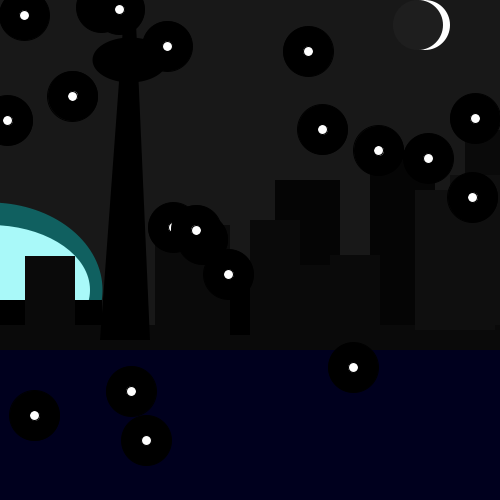
Frame 1 (no input)
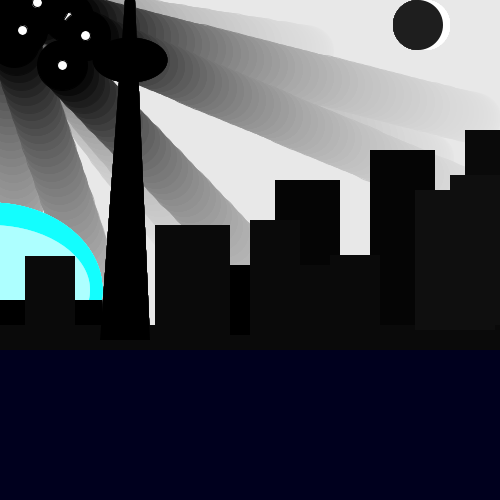
Frame 60 (the mouse pressed at the canvas centre just before this capture)
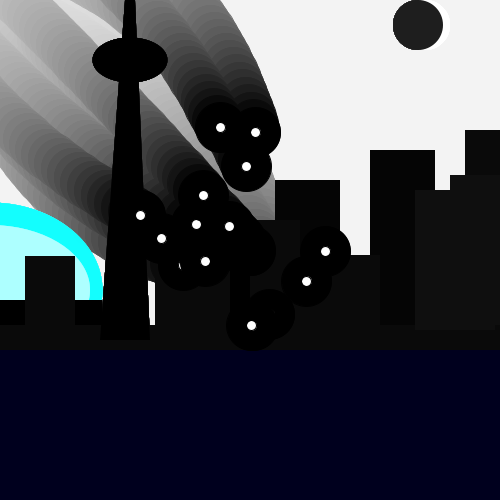
Frame 120 (the mouse held since frame 60 and released just before this capture)

The Processing sketch that drew these frames (run headless with seeded random() and noise(); from frame 60 on, the mouse is pressed at the canvas centre):

// Processing sketch: processing_54564
// ── processing_54564.pde

Mover[] movers = new Mover[20];
Mover[] movers2= new Mover[1000];

void setup() {
  size(500,500);
  smooth();
  background(15);
  // Initializing all the elements of the array
  for (int i = 0; i < movers.length; i++) {
    movers[i] = new Mover(); 
  }
      for (int i = 50; i < movers2.length; i++) {
 movers2[i] = new Mover(); 


    
  }
}

void draw() {
  noStroke();
  fill(255,10);
  rect(0,0,width,height);
  //shadow//
stroke(25);
line(135, 85, 140, 300);
 
stroke(25);
line(125, 85, 120, 300);
 
 
// skydome//
fill(255,255,255,245);
noStroke();
ellipse(-10, 290, 200, 130);
 
//skyline and water//
 
fill(0,255,255,80);
ellipse(-10, 290, 225, 175);
 
fill(0);
rect(-175, 300, 277, 60);
 
fill(10);
rect(-10, 325, 550, 50);
 
fill(0,0,30);
rect(-10, 350, 550, 500);
 
fill(0,0,250,0);
rect(-10, 350, 550, 500);
//skyline and water//
 
//buildings right to left//
 
fill(0);
rect(200, 265, 50, 70);
 
fill(10);
rect(465, 130, 65, 190);
 
fill(5);
rect(275, 180, 65, 100);
 
fill(15);
rect(450, 175, 65, 150);
 
fill(5);
rect(370, 150, 65, 175);
 
fill(15);
rect(415, 190, 80, 140);
 
fill(10);
rect(300, 265, 50, 70);
 
fill(10);
rect(330, 255, 50, 70);
 
fill(10);
rect(250, 220, 50, 110);
 
fill(10);
rect(25, 256, 50, 80);
 
fill(10);
rect(155, 225, 75, 110);
 
fill(255, 255, 255);
ellipse(425, 25, 50, 50);
 
fill(30);
ellipse(418, 25, 50, 50);
beginShape();
fill(0);
vertex(100, 340);
vertex(150, 340);
vertex(135, 0);
vertex(125, 0);
endShape(CLOSE);
ellipse(130, 60, 75, 45);



  // Calling functions of all of the objects in the array.
  for (int i = 0; i < movers.length; i++) {
    movers[i].update();
    movers[i].display(); 
   
  }
  
}

class Mover {

  PVector location;
  PVector velocity;
  PVector acceleration;
  float topspeed;

  Mover() {
    location = new PVector(random(width),random(height));
    velocity = new PVector(0,0);
    topspeed = 8;
  }

  void update() {

    // Our algorithm for calculating acceleration:
    PVector mouse = new PVector(mouseX,mouseY);
    PVector dir = PVector.sub(mouse,location);  // Find vector pointing towards mouse
    dir.normalize();     // Normalize
    dir.mult(0.5);       // Scale 
    acceleration = dir;  // Set to acceleration

    // Motion 101!  Velocity changes by acceleration.  Location changes by velocity.
    velocity.add(acceleration);
    velocity.limit(topspeed);
    location.add(velocity);
  }

  void display() {
    stroke(0);
    fill(0);
    ellipse(location.x,location.y,50,50);
    fill(255);
        ellipse(location.x,location.y,10,10);

  }


  }
  
  //help code http://processing.org/learning/pvector/
